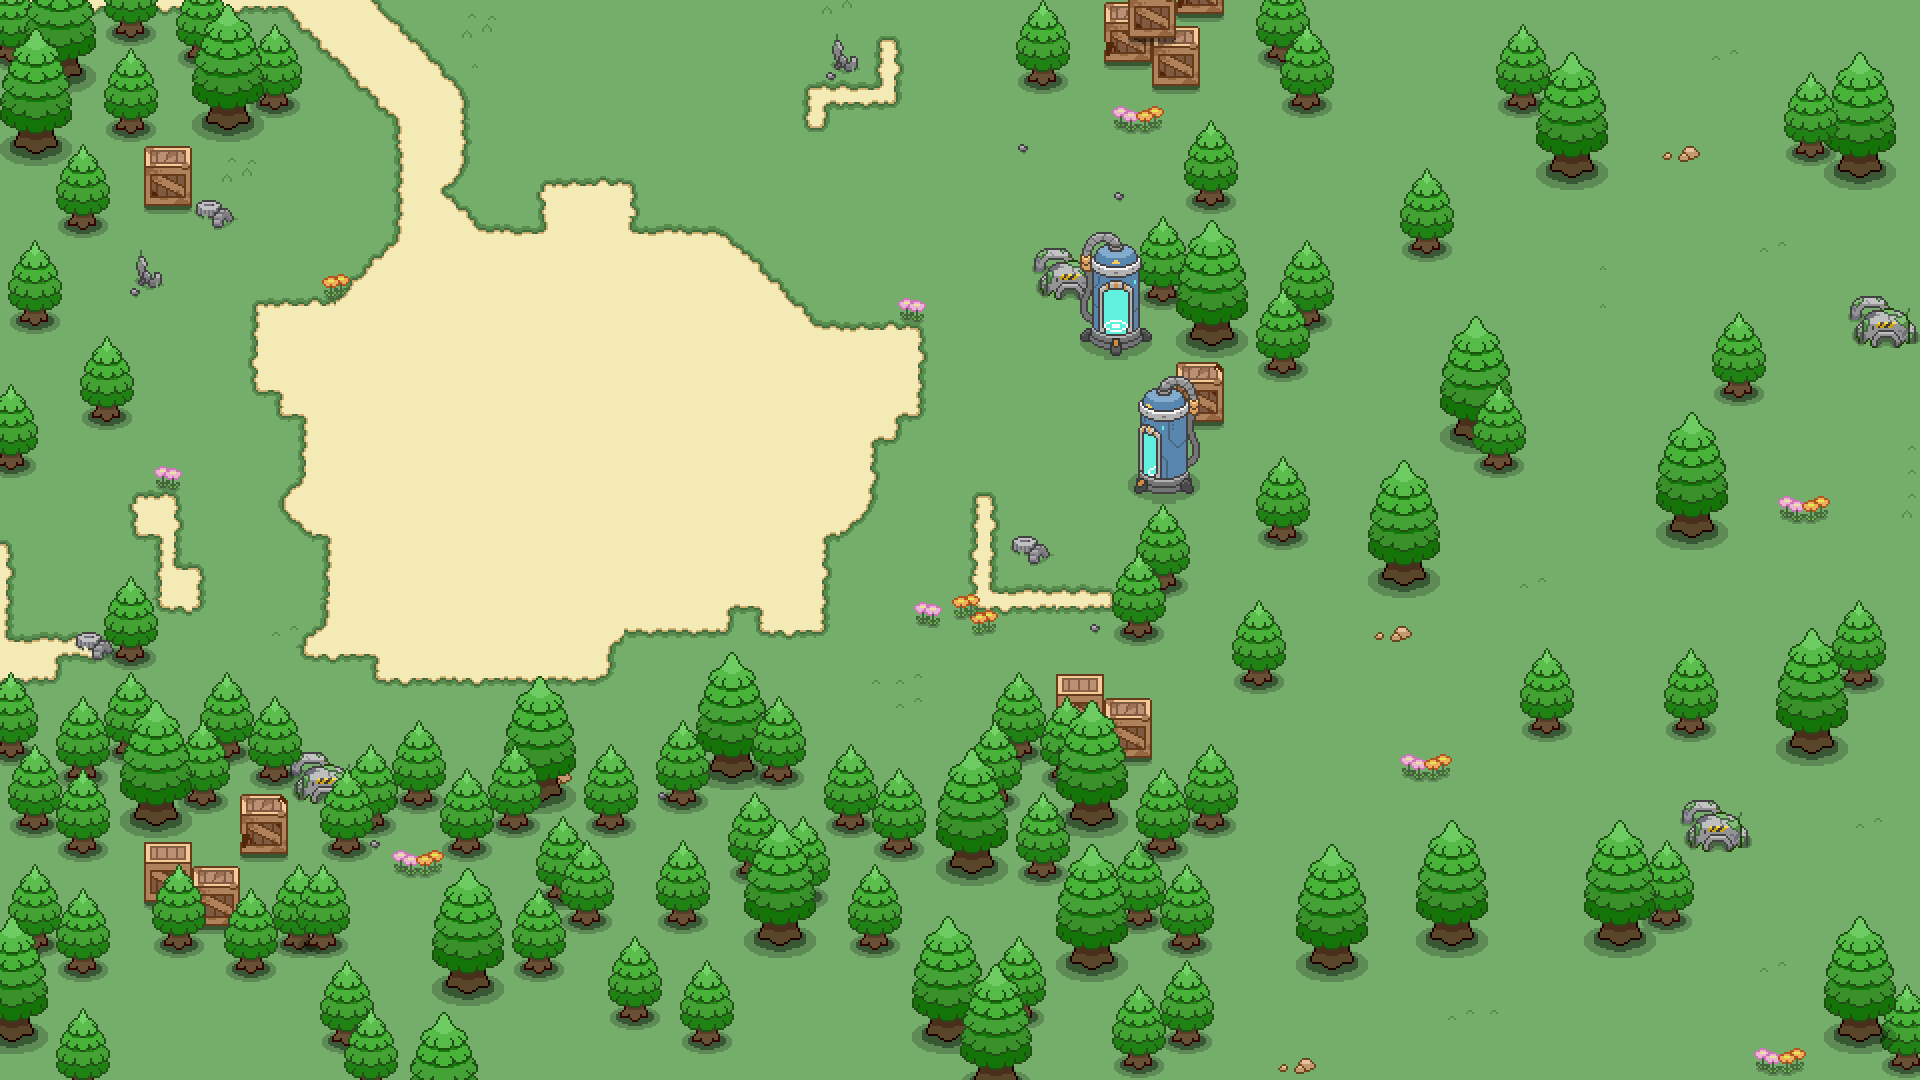

The image is a tile-based game level rendered from a .tmx file. Its description and source (layers, tilesets, objects; grid data summarised) follow:
An orthogonal 80x45 tile map with 24x24 px tiles, 7 tile layers (grounds, 1, 2, 3, ...), 2 hidden layers not drawn, 9 tilesets and 15 objects.

<map version="1.0" tiledversion="2017.12.07" orientation="orthogonal" renderorder="right-down" width="80" height="45" tilewidth="24" tileheight="24" infinite="0" nextobjectid="98">
 <tileset firstgid="1" name="bigtree" tilewidth="72" tileheight="138" tilecount="1" columns="1">
  <image source="big_tree.png" width="72" height="138" />
 </tileset>
 <tileset firstgid="2" name="smalltree" tilewidth="54" tileheight="99" tilecount="1" columns="1">
  <image source="tree2.png" width="54" height="99" />
 </tileset>
 <tileset firstgid="3" name="meta" tilewidth="24" tileheight="24" tilecount="3" columns="3">
  <image source="meta.png" width="72" height="24" />
  <tile id="0">
   <properties>
    <property name="pass" type="bool" value="false" />
   </properties>
  </tile>
  <tile id="2">
   <properties>
    <property name="pass" type="bool" value="true" />
   </properties>
  </tile>
 </tileset>
 <tileset firstgid="6" name="box_push" tilewidth="48" tileheight="68" tilecount="1" columns="1">
  <image source="box_push.png" width="48" height="68" />
 </tileset>
 <tileset firstgid="7" name="box2" tilewidth="48" tileheight="60" tilecount="1" columns="1">
  <image source="box2.png" width="48" height="60" />
 </tileset>
 <tileset firstgid="8" name="box3" tilewidth="48" tileheight="60" tilecount="1" columns="1">
  <image source="box3.png" width="48" height="60" />
 </tileset>
 <tileset firstgid="9" name="box1" tilewidth="48" tileheight="60" tilecount="1" columns="1">
  <image source="box1.png" width="48" height="60" />
 </tileset>
 <tileset firstgid="10" name="chapter1" tilewidth="24" tileheight="24" tilecount="1728" columns="32">
  <image source="chapter1.png" width="768" height="1296" />
 </tileset>
 <tileset firstgid="1738" name="chapter1_2" tilewidth="24" tileheight="24" tilecount="2240" columns="32">
  <image source="chapter1_2.png" width="768" height="1684" />
 </tileset>
 <layer name="grounds" width="80" height="45">
  <data>[3600 cells, 3600 non-empty, 113 distinct tile ids]</data>
 </layer>
 <layer name="1" width="80" height="45">
  <data>[3600 cells, 793 non-empty, 100 distinct tile ids]</data>
 </layer>
 <layer name="2" width="80" height="45">
  <data>[3600 cells, 374 non-empty, 80 distinct tile ids]</data>
 </layer>
 <layer name="3" width="80" height="45">
  <data>[3600 cells, 118 non-empty, 34 distinct tile ids]</data>
 </layer>
 <layer name="标记" width="80" height="45" visible="0">
  <data>[3600 cells, 1 non-empty, 1 distinct tile ids]</data>
 </layer>
 <objectgroup name="gameObj">
  <object id="80" gid="2" x="138" y="381" width="54" height="99" />
  <object id="81" gid="1" x="111" y="489" width="72" height="138" />
  <object id="84" gid="1" x="48" y="586" width="72" height="138" />
  <object id="85" gid="1" x="1020" y="673" width="72" height="138" />
  <object id="86" gid="1" x="955" y="163" width="72" height="138" />
  <object id="87" gid="2" x="104" y="267.5" width="54" height="99" />
  <object id="88" gid="2" x="25" y="631.5" width="54" height="99" />
  <object id="89" gid="2" x="169" y="699.5" width="54" height="99" />
  <object id="90" gid="2" x="1061" y="599.5" width="54" height="99" />
  <object id="92" gid="2" x="1004" y="254.5" width="54" height="99" />
  <object id="93" gid="2" x="970" y="278.5" width="54" height="99" />
  <object id="94" gid="2" x="1027" y="182.5" width="54" height="99" />
  <object id="95" gid="2" x="1067" y="193.5" width="54" height="99" />
  <object id="96" gid="2" x="928" y="74.5" width="54" height="99" />
  <object id="97" gid="2" x="290" y="149.5" width="54" height="99" />
 </objectgroup>
 <layer name="4" width="80" height="45">
  <data>[3600 cells, 120 non-empty, 30 distinct tile ids]</data>
 </layer>
 <layer name="5" width="80" height="45">
  <data>[3600 cells, 144 non-empty, 12 distinct tile ids]</data>
 </layer>
 <layer name="6" width="80" height="45">
  <data>[3600 cells, 66 non-empty, 30 distinct tile ids]</data>
 </layer>
 <layer name="meta" width="80" height="45" visible="0" opacity="0.53">
  <data>[3600 cells, 384 non-empty, 1 distinct tile ids]</data>
 </layer>
</map>
